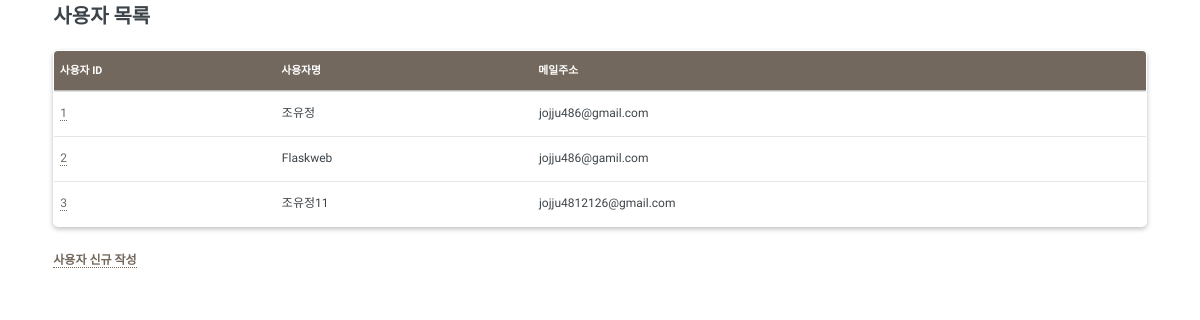
Page /crud/users (signed in) on the earlier database version.
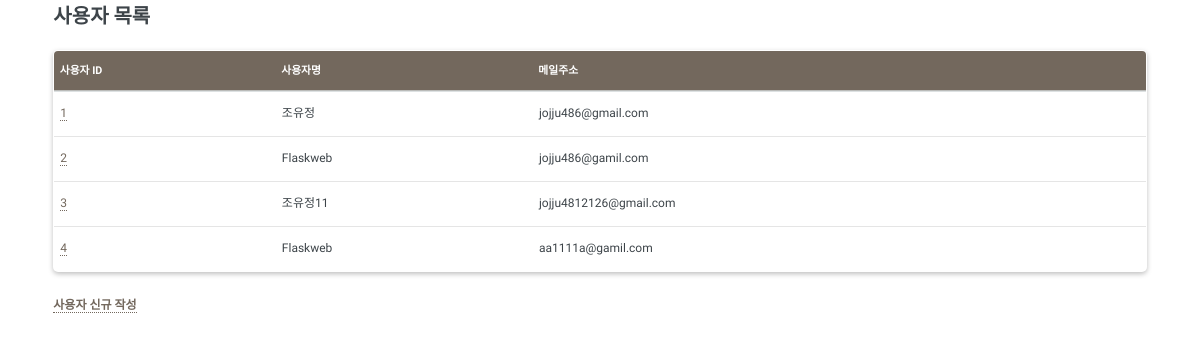
Same page on the later database version.
### apps/crud/models.py (models this page shows, shortened)
class User(db.Model, UserMixin):
    __tablename__ = "users"
    id = db.Column(db.Integer, primary_key=True)
    username = db.Column(db.String, index=True)
    email = db.Column(db.String, unique=True, index=True)
    password_hash = db.Column(db.String)
    created_at = db.Column(db.DateTime, default=datetime.now)
    updated_at = db.Column(db.DateTime, default=datetime.now, onupdate=datetime.now)
    @property
    def password(self):
        raise AttributeError("읽어 들일 수 없음")

### apps/crud/views.py (the view)
@crud.route('/users')
@login_required
def users():
    users = User.query.all()
    print(users)
    return render_template('crud/index.html',users=users)

### apps/crud/models.py (called while the page is built)
@login_manager.user_loader
def load_user(user_id):
    return User.query.get(user_id)

### apps/crud/templates/crud/index.html (shortened to what this page needs)
{% extends "main/base.html" %}
{% block content %}
<link rel="stylesheet" href="{{ url_for('crud.static', filename='style.css') }}">
<div class="crud">
    <h2 class="crud-title">사용자 목록</h2>
    <table>
        <thead>
            <tr>
                <th>사용자 ID</th>
                <th>사용자명</th>
                <th>메일주소</th>
            </tr>
        </thead>
        <tbody>
            {% for user in users %}
            <tr>
                <td><a href="{{ url_for('crud.edit_user', user_id=user.id) }}">{{ user.id }}</a></td>
                <td>{{ user.username }}</td>
                <td>{{ user.email }}</td>
            </tr>
            {% endfor %}
        </tbody>
    </table>
    <label for="terms"><a href="{{ url_for('crud.create_user')}}">사용자 신규 작성</a></label>
</div>
{% endblock %}

Differences in the rows shown:
added User: id "4", username "Flaskweb", email "aa1111a@gamil.com"
